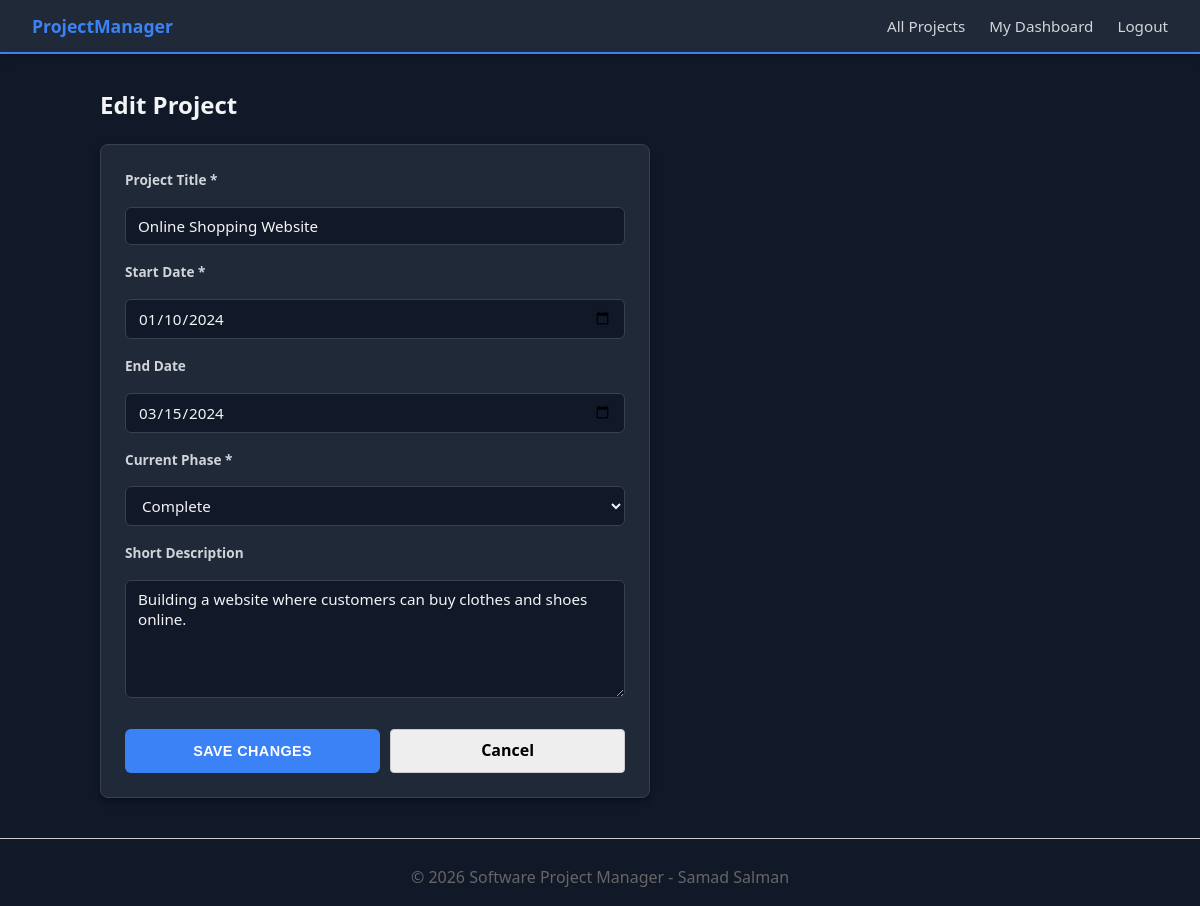
Screenshot of /edit_project.php?id=1 (signed in) with the database file from the repository.
### tables this page shows
CREATE TABLE `projects` (
  `pid` int(11) NOT NULL,
  `title` varchar(100) NOT NULL,
  `start_date` date NOT NULL,
  `end_date` date DEFAULT NULL,
  `short_description` text DEFAULT NULL,
  `phase` enum('design','development','testing','deployment','complete') NOT NULL,
  `uid` int(11) NOT NULL
);

### edit_project.php (the view, shortened to what this page needs)
<?php
require_once 'includes/db.php';
$project_id = $_GET['id'] ?? $_POST['id'];
$user_id = $_SESSION['uid'];
$stmt = $pdo->prepare("SELECT * FROM projects WHERE pid = ? AND uid = ?");
$stmt->execute([$project_id, $user_id]);
$project = $stmt->fetch();
require_once 'includes/header.php';
?>
<h2>Edit Project</h2>
<form method="POST" action="edit_project.php" style="max-width: 500px;">
    <label for="title">Project Title *</label>
    <input type="text" id="title" name="title" value="<?php echo htmlspecialchars($project['title']); ?>" required>
    <label for="start_date">Start Date *</label>
    <input type="date" id="start_date" name="start_date" value="<?php echo htmlspecialchars($project['start_date']); ?>" required>
    <label for="end_date">End Date</label>
    <input type="date" id="end_date" name="end_date" value="<?php echo htmlspecialchars($project['end_date'] ?? ''); ?>">
    <label for="phase">Current Phase *</label>
    <select id="phase" name="phase" required>
        <option value="complete" <?php echo $project['phase'] === 'complete' ? 'selected' : ''; ?>>Complete</option>
    </select>
    <label for="short_description">Short Description</label>
    <textarea id="short_description" name="short_description" rows="5"><?php echo htmlspecialchars($project['short_description']); ?></textarea>
    <div style="display: flex; gap: 10px; margin-top: 15px;">
        <button type="submit" style="flex: 1;">Save Changes</button>
        <a href="dashboard.php" style="padding: 8px; background: #eee; text-decoration: none; border: 1px solid #ccc; border-radius: 4px; color: black; text-align: center; flex: 1;">Cancel</a>
    </div>
</form>
<?php require_once 'includes/footer.php'; ?>

### includes/header.php (style rules this page uses)
:root { --primary: #3B82F6; --primary-hover: #1D4ED8; --bg: #111827; --surface: #1F2937; --text: #F3F4F6; --text-light: #D1D5DB; --border: #374151; --accent: #10B981; }
body { font-family: 'Segoe UI', system-ui, sans-serif; background-color: var(--bg); color: var(--text); line-height: 1.6; margin: 0; padding: 0; }
h1, h2, h3 { color: var(--text); margin-top: 0; }
form { background: var(--surface); padding: 1.5rem; border-radius: 8px; box-shadow: 0 4px 6px rgba(0, 0, 0, 0.3); display: flex; flex-direction: column; gap: 1rem; border: 1px solid var(--border); }
label { font-weight: 600; font-size: 0.85rem; color: var(--text-light); }
input, select, textarea { padding: 0.5rem 0.75rem; border: 1px solid var(--border); border-radius: 6px; font-family: inherit; font-size: 0.95rem; background-color: #111827; color: var(--text); transition: border-color 0.2s ease; }
button { background-color: var(--primary); color: white; border: none; padding: 0.5rem 1.2rem; border-radius: 6px; font-weight: 600; font-size: 0.9rem; cursor: pointer; transition: background-color 0.2s ease; text-transform: uppercase; letter-spacing: 0.4px; }
a { color: var(--primary); font-weight: 600; }

### rows the page displays
projects: title "Online Shopping Website", start_date "01/10/2024", end_date "03/15/2024", phase "Complete", short_description "Building a website where customers can buy clothes and shoes online."
